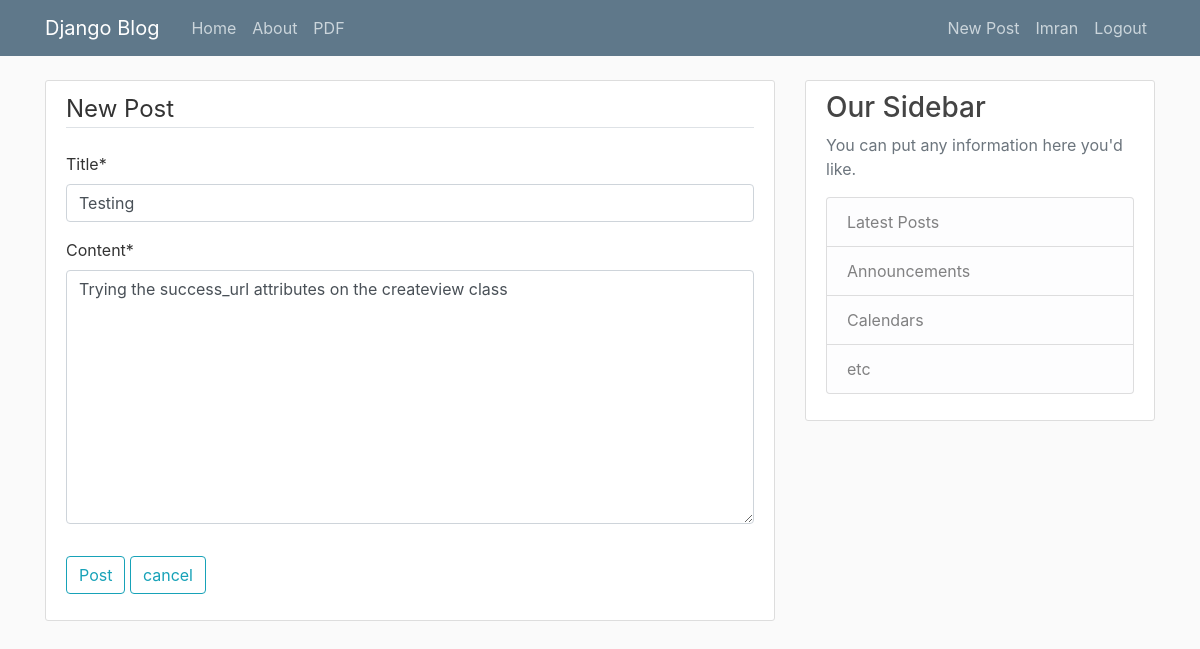
Screenshot of /post/63/update/ (signed in) with the database file from the repository.
### blog/models.py (models this page shows, shortened)
class Post(models.Model):
    title = models.CharField(max_length=100)
    content = models.TextField()
    date_posted = models.DateTimeField(default=timezone.now)
    author = models.ForeignKey(User, on_delete=models.CASCADE)
    """ The get_absolute_url() allow us to get the exact url of a model object. Here we are getting the
    url for a specific post """
    def get_absolute_url(self):
        return reverse('post-detail', kwargs={'pk': self.pk})

### blog/views.py (the view, shortened to what this page needs)
# urls.py: path('post/<int:pk>/update/', PostUpdateView.as_view(), name='post-update'),
class PostUpdateView(LoginRequiredMixin, UserPassesTestMixin, UpdateView):
    model = Post
    fields = ['title', 'content']
    """
    If I did not provide a template for the updateview, it will automatically use the CreateView
    template by default.
    """
    template_name = 'blog/post_update.html'
    def test_func(self):
        post = self.get_object()
        if self.request.user == post.author:
            return True
        return False

### blog/templates/blog/post_update.html (shortened to what this page needs)
{% extends 'blog/base.html' %}
{% load crispy_forms_tags %}
{% block content %}
    <div class="content-section">
        <form method="POST">
            <fieldset class="form-group">
                <legend class="border-bottom mb-4">New Post</legend>
                {{ form|crispy }}
            </fieldset>
            <div class="form-group">
                <button class="btn btn-outline-info" type="submit">Post</button>
                <a class="btn btn-outline-info" href="{% url 'post-detail' object.id %}">cancel</a>
            </div>
        </form>
    </div>
{% endblock content %}

### blog/templates/blog/base.html (shortened to what this page needs)
{% load static %}
<!DOCTYPE html>
<html>
<head>
    <link rel="stylesheet" href="https://maxcdn.bootstrapcdn.com/bootstrap/4.0.0/css/bootstrap.min.css">
    <link rel="stylesheet" type="text/css" href="{% static 'blog/main.css' %}">
</head>
<body>
    <header class="site-header">
      <nav class="navbar navbar-expand-md navbar-dark bg-steel fixed-top">
        <div class="container">
          <a class="navbar-brand mr-4" href="{% url 'blog-home' %}">Django Blog</a>
          <div class="collapse navbar-collapse" id="navbarToggle">
            <div class="navbar-nav mr-auto">
              <a class="nav-item nav-link" href="{% url 'blog-home' %}">Home</a>
              <a class="nav-item nav-link" href="{% url 'blog-about' %}">About</a>
              <a class="nav-item nav-link" href="{% url 'handouts_pdf_list' %}">PDF</a>
            </div>
            <div class="navbar-nav">
              {% if user.is_authenticated %}
                <a class="nav-item nav-link" href="{% url 'post-create' %}">New Post</a>
                <a class="nav-item nav-link" href="{% url 'profile' %}">{{user.username}}</a>
                <a class="nav-item nav-link" href="{% url 'logout' %}">Logout</a>
              {% else %}
                <a class="nav-item nav-link" href="{% url 'login' %}">Login</a>
                <a class="nav-item nav-link" href="{% url 'register' %}">Register</a>
              {% endif %}
            </div>
          </div>
        </div>
      </nav>
    </header>
    <main role="main" class="container">
      <div class="row">
        <div class="col-md-8">
          {% block content %}{% endblock %}
        </div>
        <div class="col-md-4">
          <div class="content-section">
            <h3>Our Sidebar</h3>
            <p class='text-muted'>You can put any information here you'd like.
              <ul class="list-group">
                <li class="list-group-item list-group-item-light">Latest Posts</li>
                <li class="list-group-item list-group-item-light">Announcements</li>
                <li class="list-group-item list-group-item-light">Calendars</li>
                <li class="list-group-item list-group-item-light">etc</li>
              </ul>
            </p>
          </div>
        </div>
      </div>
    </main>
</body>
</html>

### blog/static/blog/main.css (style rules this page uses)
body { background: #fafafa; color: #333333; margin-top: 5rem; }
h1, h2, h3, h4, h5, h6 { color: #444444; }
ul { margin: 0; }
.bg-steel { background-color: #5f788a; }
.site-header .navbar-nav .nav-link { color: #cbd5db; }
.content-section { background: #ffffff; padding: 10px 20px; border: 1px solid #dddddd; border-radius: 3px; margin-bottom: 20px; }

### rows the page displays
Post: title "Testing", content "Trying the success_url attributes on the createview class"

### other values shown
{{ user.username }} "Imran"
